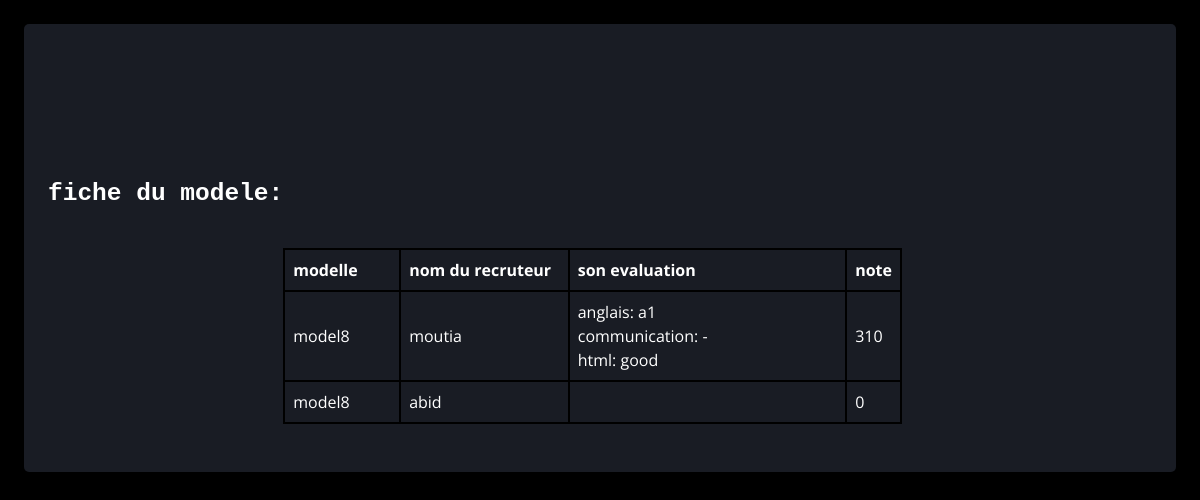
/fiche/affichageFiche.php?CINcandidat=00000001 (signed in), run on the app's committed database.
### tables this page shows
CREATE TABLE `ficheevaluation` (
  `CINrecruteur` varchar(8) NOT NULL,
  `CINcandidat` varchar(8) NOT NULL,
  `libelleModele` varchar(30) NOT NULL,
  `competenceList` longtext NOT NULL
);

CREATE TABLE `recruteur` (
  `CINrecruteur` varchar(8) NOT NULL,
  `nom` varchar(20) NOT NULL,
  `prenom` varchar(20) NOT NULL,
  `dateNaissance` date NOT NULL,
  `numTel` varchar(8) NOT NULL,
  `email` varchar(30) NOT NULL,
  `login` varchar(30) NOT NULL,
  `mdp` varchar(30) NOT NULL,
  `active` tinyint(1) NOT NULL,
  `role` varchar(9) NOT NULL
);

### fiche/affichageFiche.php (the view, shortened to what this page needs)
<?php
if (!isset($_SESSION["user"])) {
    echo '<script>alert("Session expirée")</script>';
} else {
?>
<!DOCTYPE html>
<html lang="en">
<head>
    <link href="https://cdnjs.cloudflare.com/ajax/libs/font-awesome/5.10.0/css/all.min.css" rel="stylesheet">
    <link href="https://cdn.jsdelivr.net/npm/bootstrap-icons@1.4.1/font/bootstrap-icons.css" rel="stylesheet">
    <link href="css/bootstrap.min.css" rel="stylesheet">
    <link href="css/style.css" rel="stylesheet">
</head>
<body>
    <div class="container-fluid position-relative d-flex p-0">
            <div class="container-fluid pt-4 px-4">
                <div class="bg-secondary text-center rounded p-4">
                    <div class="d-flex align-items-center justify-content-between mb-4">
       <?php
    include("db_config.php");
    $CINcandidat = $_GET['CINcandidat'];
    $fiche = $cnx->query("SELECT * from ficheevaluation WHERE CINcandidat='$CINcandidat'");
    if ($fiche->rowCount() > 0) {
        echo "<h3><pre>fiche du modele:</pre></h3>
        <table>
            <tr>
                <th>modelle</th>
                <th>nom du recruteur</th>
                <th>son evaluation</th>
                <th>note</th>
            </tr>";
        while ($donnee = $fiche->fetch(PDO::FETCH_ASSOC)) {
            echo "<tr>";
            echo "<td>" . $donnee['libelleModele'] . "</td>";
            $recru = $cnx->query("SELECT nom FROM recruteur WHERE CINrecruteur='" . $donnee['CINrecruteur'] . "'");
            $nomRecruteur = $recru->fetch(PDO::FETCH_ASSOC)['nom'];
            echo "<td>" . $nomRecruteur . "</td>";
            $competenceList = json_decode($donnee['competenceList'], true);
            $totalScore = 0;
            echo "<td>";
            foreach ($competenceList as $competence => $level) {
                echo "$competence: $level<br>";
                $res = $cnx->query("SELECT ponderation FROM modelecompetence WHERE libellecompetence='$competence' AND libelleModele='" . $donnee['libelleModele'] . "'");
                $ponderation = $res->fetch(PDO::FETCH_ASSOC)['ponderation'];
                $lvl = $cnx->query("SELECT note FROM niveau WHERE libelleCompetence='$competence' AND niveau='$level'");
                $levelNote = $lvl->fetch(PDO::FETCH_ASSOC)['note'];
                $score = $levelNote * $ponderation;
                $totalScore += $score;
            }
            echo "</td>";
            echo "<td>$totalScore</td>";
            echo "</tr>";
        }
    } else {
        echo "ce candidat n'a pas de fiche d'evaluation";
    }
}
?>
</div>
                </div>
            </div>
        </div>
</body>
</html>

### fiche/css/style.css (style rules this page uses)
:root { --primary: #EB1616; --secondary: #191C24; --light: #6C7293; --dark: #000000; }

### fiche/affichageFiche.php (style rules this page uses)
table { margin-top:200px; margin-right:250px; border-collapse: collapse; width: 100%; }
th, td { color:#fff; border: 2px solid black; padding: 8px; text-align: left; }
h3 { margin-top:-60px; }
th:nth-child(1), td:nth-child(1) { width: 20%; }
th:nth-child(2), td:nth-child(2) { width: 30%; }
th:nth-child(3), td:nth-child(3) { width: 80%; }

### data on the page
ficheevaluation: libelleModele "model8", CINrecruteur.nom "moutia", competence "anglais", competenceList "a1", competence "communication", competenceList "-", competence "html", competenceList "good", totalScore "310"
ficheevaluation: libelleModele "model8", CINrecruteur.nom "abid", totalScore "0"
